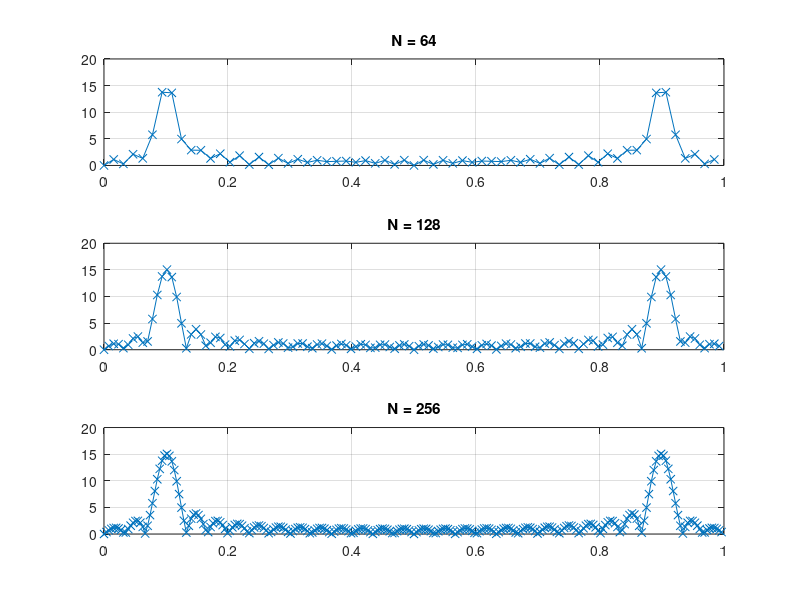

Write the MATLAB code that produced this figure.
% Пример, демонстрирующий улучшение результатов ДПФ
% путём дополнения нулями

clear;

Fs = 1;
ts = 0:1/Fs:30-1/Fs;

x = cos(2*pi*0.1*ts);

N1 = 64;
N2 = 128;
N3 = 256;

X1 = abs(fft(x,N1));
X2 = abs(fft(x,N2));
X3 = abs(fft(x,N3));


F1 = (0 : N1-1)*Fs/N1;
F2 = (0 : N2-1)*Fs/N2;
F3 = (0 : N3-1)*Fs/N3;

subplot(3,1,1)
plot(F1,X1,'-x'),title('N = 64'),axis([0 1 0 20])
grid on

subplot(3,1,2)
plot(F2,X2,'-x'),title('N = 128'),axis([0 1 0 20])
grid on

subplot(3,1,3)
plot(F3,X3,'-x'),title('N = 256'),axis([0 1 0 20])
grid on
